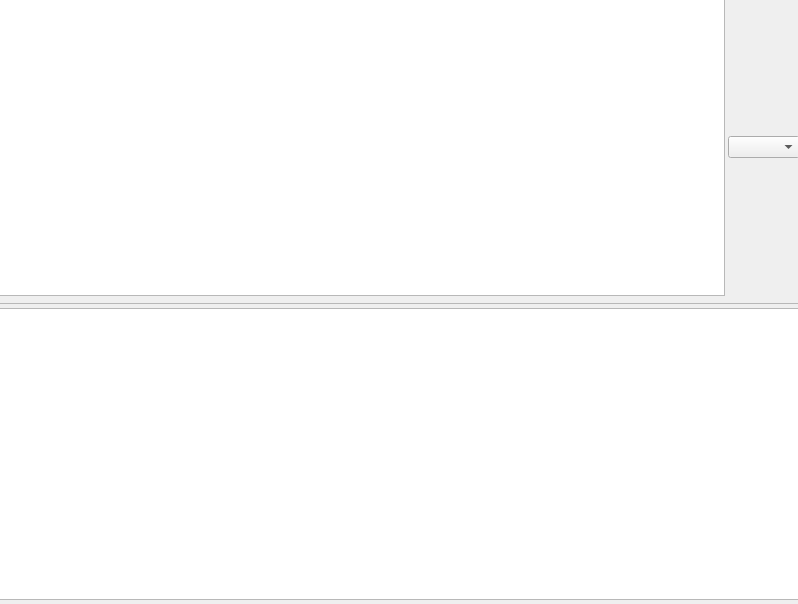
<?xml version="1.0" encoding="UTF-8"?>
<ui version="4.0">
 <class>MainWindow</class>
 <widget class="QMainWindow" name="MainWindow">
  <property name="geometry">
   <rect>
    <x>0</x>
    <y>0</y>
    <width>798</width>
    <height>604</height>
   </rect>
  </property>
  <property name="windowTitle">
   <string>MainWindow</string>
  </property>
  <widget class="QWidget" name="centralwidget">
   <widget class="QWidget" name="verticalLayoutWidget">
    <property name="geometry">
     <rect>
      <x>-1</x>
      <y>-1</y>
      <width>801</width>
      <height>601</height>
     </rect>
    </property>
    <layout class="QVBoxLayout" name="verticalLayout_3">
     <property name="spacing">
      <number>7</number>
     </property>
     <item>
      <layout class="QHBoxLayout" name="horizontalLayout_3">
       <property name="spacing">
        <number>3</number>
       </property>
       <property name="topMargin">
        <number>0</number>
       </property>
       <property name="rightMargin">
        <number>0</number>
       </property>
       <item>
        <widget class="QTextBrowser" name="textBrowser">
         <property name="sizeAdjustPolicy">
          <enum>QAbstractScrollArea::SizeAdjustPolicy::AdjustToContents</enum>
         </property>
         <property name="readOnly">
          <bool>false</bool>
         </property>
        </widget>
       </item>
       <item>
        <widget class="QComboBox" name="comboBox">
         <property name="baseSize">
          <size>
           <width>1</width>
           <height>0</height>
          </size>
         </property>
         <property name="styleSheet">
          <string notr="true"/>
         </property>
         <property name="sizeAdjustPolicy">
          <enum>QComboBox::SizeAdjustPolicy::AdjustToContents</enum>
         </property>
        </widget>
       </item>
      </layout>
     </item>
     <item>
      <widget class="QScrollArea" name="scrollArea">
       <property name="widgetResizable">
        <bool>true</bool>
       </property>
       <widget class="QWidget" name="scrollAreaWidgetContents_4">
        <property name="geometry">
         <rect>
          <x>0</x>
          <y>0</y>
          <width>797</width>
          <height>294</height>
         </rect>
        </property>
        <widget class="QListView" name="listView">
         <property name="geometry">
          <rect>
           <x>-2</x>
           <y>4</y>
           <width>851</width>
           <height>551</height>
          </rect>
         </property>
         <property name="sizeIncrement">
          <size>
           <width>500</width>
           <height>0</height>
          </size>
         </property>
        </widget>
       </widget>
      </widget>
     </item>
    </layout>
   </widget>
  </widget>
 </widget>
 <resources/>
 <connections/>
</ui>
